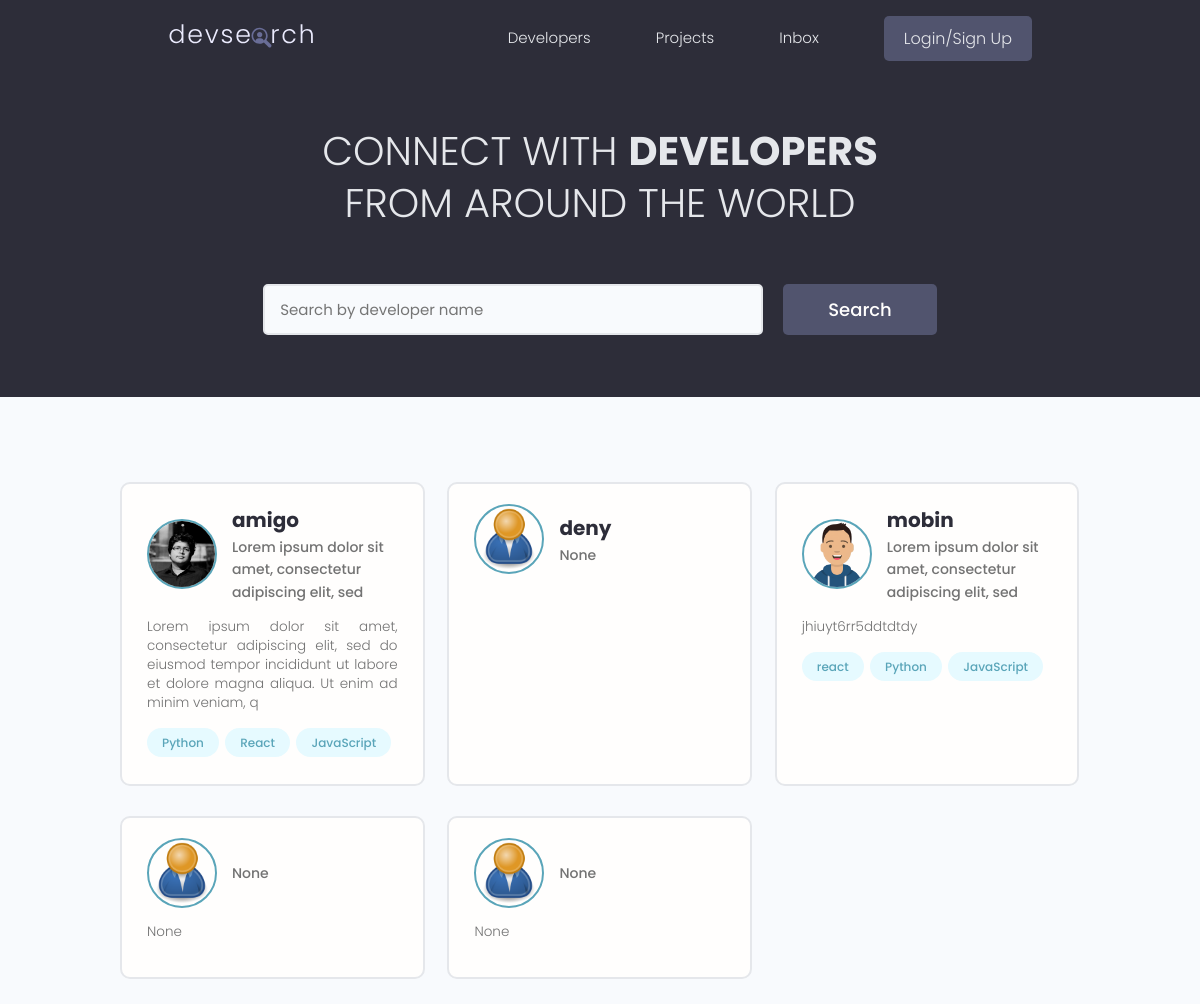
The page / on the database its author committed.
### users/models.py (models this page shows, shortened)
class Profile(models.Model):
    user = models.OneToOneField(User, on_delete=models.CASCADE, null=True, blank=True,)
    name = models.CharField(max_length=200, null=True, blank=True)
    email = models.EmailField(max_length=500 , null=True, blank=True )
    username = models.CharField(max_length=200, null=True, blank=True)
    location = models.CharField(max_length=200, null=True, blank=True)
    short_intro = models.CharField(max_length=500, null=True, blank=True)
    bio = models.TextField(null=True, blank=True)
    profile_image = models.ImageField(null=True, blank=True,
                                      upload_to= 'profiles/', default='profiles/user-default.png')
    social_github = models.CharField(max_length=200, null=True, blank=True)
    social_twiiter =models.CharField(max_length=200, null=True, blank=True)
    social_linkedin =models.CharField(max_length=200, null=True, blank=True)
    social_youtube = models.CharField(max_length=200, null=True, blank=True)
    social_website = models.CharField(max_length=200, null=True, blank=True)
    created = models.DateField(auto_now_add=True)
    id = models.UUIDField(default=uuid.uuid4, unique=True,
                           primary_key= True, editable= False)

class Skill (models.Model):
    owner = models.ForeignKey(Profile, on_delete=models.CASCADE, null= True, blank=True,)
    name = models.CharField(max_length=200, null=True, blank=True)
    description = models.TextField(null=True, blank=True)
    created = models.DateField(auto_now_add=True)
    id = models.UUIDField(default=uuid.uuid4, unique=True,
                           primary_key= True, editable= False)
    def __str__(self):
        return str(self.name)

### users/views.py (the view)
# urls.py: path('', views.profiles, name='profiles'),
def profiles (request):
    profiles = Profile.objects.all()
    context = {'profiles': profiles}
    return render (request, 'users/profiles.html', context)

### users/templates/users/profiles.html (shortened to what this page needs)
{% extends 'main.html' %}
{% block content %}
  <main class="home">
    <section class="hero-section text-center">
      <div class="container container--narrow">
        <div class="hero-section__box">
          <h2>CONNECT WITH <span>DEVELOPERS</span></h2>
          <h2>FROM AROUND THE WORLD</h2>
        </div>
        <div class="hero-section__search">
          <form class="form" action="#" method="get">
            <div class="form__field">
              <input class="input input--text" id="formInput#search" type="text" name="text"
                placeholder="Search by developer name" />
            </div>
            <input class="btn btn--sub btn--lg" type="submit" value="Search" />
          </form>
        </div>
      </div>
    </section>
    <section class="devlist">
      <div class="container">
        <div class="grid grid--three">
          {% for profile in profiles %}
          <div class="column card">
            <div class="dev">
              <a href="{% url 'user-profile' profile.id %}" class="card__body">
                <div class="dev__profile">
                  <img class="avatar avatar--md" src="{{ profile.profile_image.url }}" alt="image" />
                  <div class="dev__meta">
                    <h3>{{ profile.name }}</h3>
                    <h5>{{ profile.short_intro|slice:'60' }}</h5>
                  </div>
                </div>
                <p class="dev__info"> {{ profile.bio| slice:'150' }} </p>
                <div class="dev__skills">
                {% for skill in profile.skill_set.all|slice:'5 '  %}
                  <span class="tag tag--pill tag--main">
                    <small> {{skill}} </small>
                  </span>
                {%endfor%}
                </div>
              </a>
            </div>
          </div>
          {% endfor %}
        </div>
      </div>
    </section>
  </main>
{% endblock content %}

### static/styles/app.css (style rules this page uses)
:root { --color-sub: #2d2d39; }
.btn--sub { background-color: var(--color-sub-light); }
.card { border: 2px solid var(--color-light); }
img { width: 100%; }
.hero-section { height: 40vh; display: flex; align-items: center; background-color: var(--color-sub); }
.hero-section__box { margin-bottom: 4rem; }
.hero-section__box > h2, .hero-section__box > h2 > span { font-size: 4rem; color: var(--color-light); line-height: 1.3; text-transform: uppercase; }
.hero-section__box > h2 { font-weight: 300; }
.hero-section__box > h2 > span { font-weight: 700; }
.hero-section__search > .form { display: flex; align-items: center; justify-content: center; gap: 2rem; }
.hero-section__search > .form input.input--text { width: 50rem; }
.devlist { margin-top: 8rem; }
.devlist .grid { align-items: stretch; }
.devlist .dev .dev__profile { display: flex; align-items: center; gap: 1.5rem; }
.devlist .dev .dev__meta h3 { color: var(--color-sub); font-size: 2rem; font-weight: 700; }
.devlist .dev .dev__meta h5 { color: var(--color-text); font-size: 1.4rem; font-weight: 500; }
.devlist .dev .dev__info { margin: 1.5rem 0; font-size: 1.35rem; line-height: 1.4; text-align: justify; }

### static/uikit/styles/modules/_variables.css (style rules this page uses)
:root { --color-main: #5aa5b9; --color-main-light: #e6faff; --color-sub: #3f4156; --color-sub-light: #51546e; --color-sub-lighter: #ededfd; --color-text: #737373; --color-gray: #8b8b8b; --color-light: #e5e7eb; --color-light-gray: #767676; --color-bg: #f8fafd; --color-white: #fffefd; --color-white-light: #f3f3f3; --color-success: #359e64; --color-success-bg: #def8e8; --color-error: #fc4b0b; --color-error-bg: #fff2ee; --font-base: 'Poppins', arial, helvetica, 'Segoe UI', roboto, ubuntu, sans-serif; --font-monospace: 'Fira Code', 'Courier New', courier, monospace; --font-regular: 300; --font-medium: 500; --font-bold: 700; --generic-shadow: 1px 1px 5px #00000010; --generic-transition: all 0.3s ease-in-out; }

### static/uikit/styles/modules/_base.css (style rules this page uses)
* { margin: 0; padding: 0; box-sizing: border-box; text-rendering: optimizeLegibility; color: inherit; font-size: inherit; }
html { font-size: 50%; }
@media only screen and (min-width: 480px) { html { font-size: 56.25%; } }
@media only screen and (min-width: 1200px) { html { font-size: 62.5%; } }
body { line-height: 1.6; font-weight: 400; font-size: 1.5rem; color: var(--color-text); background-color: var(--color-bg); min-height: 100vh; }

### static/uikit/styles/modules/_typography.css (style rules this page uses)
* { font-family: var(--font-base); }
h2 { font-size: 3.6rem; font-weight: var(--font-bold); }
h3 { font-size: 3.2rem; font-weight: var(--font-medium); }
h5 { font-size: 2.4rem; font-weight: var(--font-medium); }
h5, h6 { font-weight: var(--font-regular); }
p, span, strong { font-size: 1.6rem; color: var(--color-text); font-weight: var(--font-regular); }
a { padding-bottom: 2px; text-decoration: none; display: inline-block; color: var(--color-main); font-weight: var(--font-medium); }

### static/uikit/styles/modules/_utilities.css (style rules this page uses)
.container { width: 92%; max-width: 165rem; margin: 0 auto; box-sizing: border-box; }
.container--narrow { width: 92%; max-width: 120rem; }
@media screen and (min-width: 1000px) { .container { width: 90%; } }
@media screen and (min-width: 1000px) { .container--narrow { width: 85%; } }
@media screen and (min-width: 1200px) { .container { width: 80%; } }
@media screen and (min-width: 1200px) { .container--narrow { width: 72%; } }
.text-center { text-align: center; }

### static/uikit/styles/modules/_avatar.css (style rules this page uses)
.avatar { border-radius: 50%; border: 2px solid var(--color-main); object-fit: cover; }
.avatar--md { height: 7rem; width: 7rem; }

### static/uikit/styles/modules/_button.css (style rules this page uses)
.btn { display: inline-block; position: relative; cursor: pointer; background-color: var(--color-light); font-weight: var(--font-medium); color: var(--color-sub); text-decoration: none; padding: 1rem 2rem; border-radius: 0.5rem; border: none; width: -webkit-fit-content; width: -moz-fit-content; width: fit-content; height: -webkit-fit-content; height: -moz-fit-content; height: fit-content; font-size: 1.6rem; outline-width: 0; outline-color: transparent; -webkit-backface-visibility: hidden; backface-visibility: hidden; transition: all 0.3s ease-in-out; }
.btn--sub { background-color: var(--color-sub); color: var(--color-white); }
.btn--lg { font-size: 1.8rem; padding: 1.2rem 4.5rem; }

### static/uikit/styles/modules/_card.css (style rules this page uses)
.card { border-radius: 1rem; background-color: var(--color-white); border: 1.5px solid var(--color-light); width: auto; height: auto; margin-top: 0.5rem; margin-bottom: 0.5rem; overflow: hidden; }
.card__body, .card__header { padding: 2rem 2.5rem; }

### rows shown on the page
Profile: profile_image (picture), name "amigo", short_intro "Lorem ipsum dolor sit amet, consectetur adipiscing elit, sed", bio "Lorem ipsum dolor sit amet, consectetur adipiscing elit, sed do eiusmod tempor incididunt ut labore et dolore magna aliqua. Ut enim ad minim veniam, q"
Skill: name "Python"
Skill: name "React"
Skill: name "JavaScript"
Profile: profile_image (placeholder picture), name "deny", short_intro "None"
Profile: profile_image (picture), name "mobin", short_intro "Lorem ipsum dolor sit amet, consectetur adipiscing elit, sed", bio "jhiuyt6rr5ddtdtdy"
Skill: name "react"
Skill: name "Python"
Skill: name "JavaScript"
Profile: profile_image (placeholder picture), short_intro "None", bio "None"
Profile: profile_image (placeholder picture), short_intro "None", bio "None"
